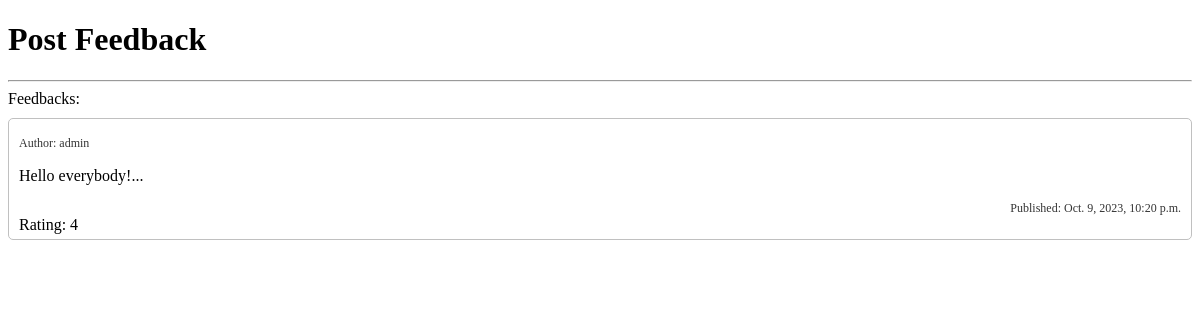
The app's page /post/detail/feedback/6 with its own data.
### blog/models.py (models this page shows, shortened)
class PostFeedback(models.Model):
    post = models.ForeignKey(Post, on_delete=models.CASCADE, related_name="post_feedbacks")
    author = models.ForeignKey('auth.USER', on_delete=models.CASCADE)
    text = models.CharField(max_length=255, verbose_name='Text')
    created = models.DateTimeField(auto_now_add=True)
    published_date = models.DateTimeField(auto_now_add=True, verbose_name='Published Date')
    rating = models.PositiveIntegerField(default=3, verbose_name='Rating')

### blog/views.py (the view)
# urls.py: path('post/detail/feedback/<int:post_pk>', post_feedback, name='post_feedback'),
def post_feedback(request, post_pk):
    post = Post.objects.get(pk=post_pk)
    post_feedbacks = PostFeedback.objects.filter(post_id=post_pk)
    context = {'post': post, 'feedbacks': post_feedbacks}
    return render(request, 'blog/post_feedback.html', context)

### blog/templates/blog/post_feedback.html (shortened to what this page needs)
<!DOCTYPE html>
<html lang="en">
<head>
</head>
<body>
<div>
    <h1>Post Feedback</h1>
    <hr>
    <div class="feedback_wrapper">
        Feedbacks:
        {% for feedback in feedbacks %}
        <div class="feedback">
            <p class="author">Author: {{ feedback.author }}</p>
            <p>{{ feedback.text }}...</p>
            <div style="display: flex; justify-content: end">
                <span class="date">Published: {{ feedback.published_date }}</span>
            </div>
             <div class="rating">
             Rating: {{feedback.rating}}
        </div>
        </div>
        {% endfor %}
    </div>
</div>
</body>
</html>

### blog/templates/blog/post_feedback.html (style rules this page uses)
.feedback_wrapper .feedback { padding: 5px 10px; border: 1px solid silver; border-radius: 5px; margin-top: 10px; }
.feedback_wrapper .feedback .author { font-size: 12px; opacity: 0.8; }
.feedback_wrapper .feedback .date { font-size: 12px; opacity: 0.8; }
.rating { display: flex; }

### records on screen
PostFeedback: author "admin", text "Hello everybody!", published_date "Oct. 9, 2023, 10:20 p.m.", rating "4"
